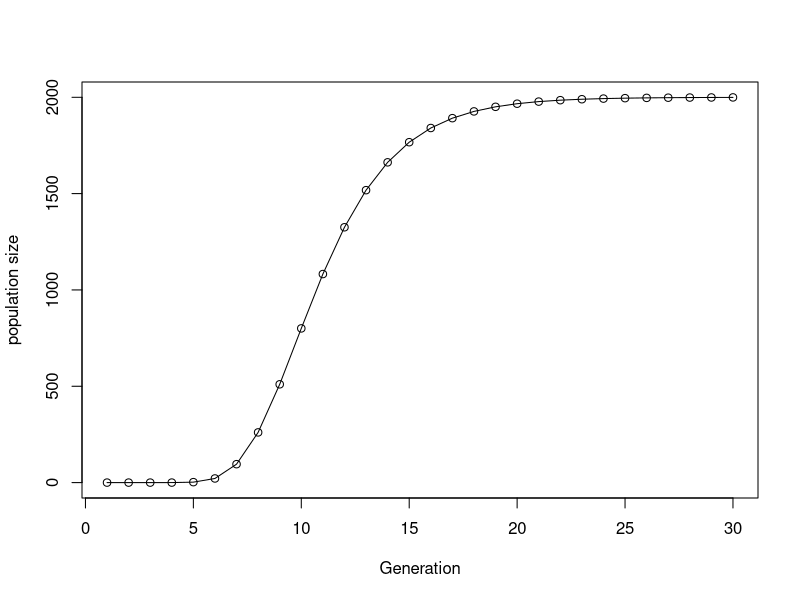
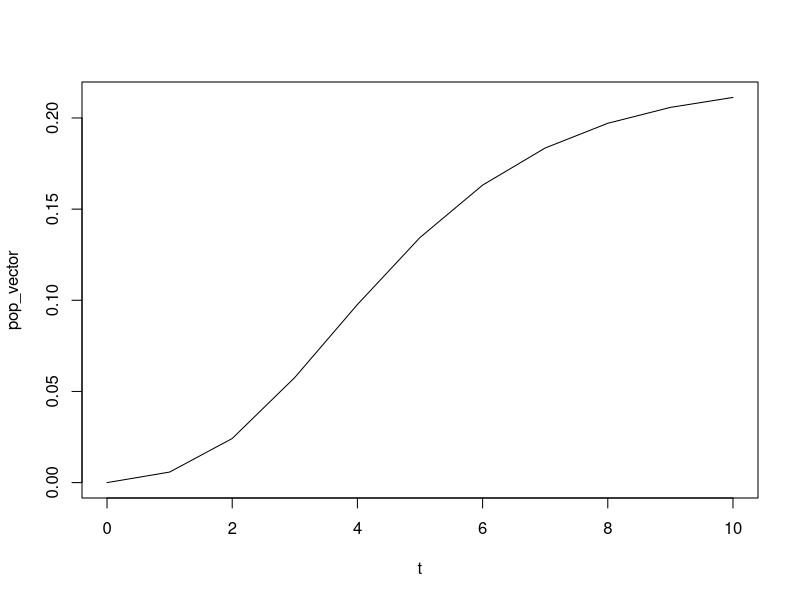

R code for these plots, in order:
# 22 Oct 2016. start 9:20 am

#First some notes from lecture:

# Have to change the acutal index to make changes permanent!
unchanged <- changed <- c("a", "c", "e")
for(each in changed){
  each <- toupper(each)
  print(each)
} 
identical(changed, unchanged) #No change has happened
changed

for(i in 1:length(changed)){
  changed[i] <- toupper(changed[i])
}
identical(changed, unchanged) #Success!
changed

#2.6 Exercises
#1. Write a loop that prints out the numbers from 20 to 10
for (i in 20:10){
  print(i)
}

#2. Write a loop that print out only the numbers from 20 to 10 that are even
is_even <- function(x){
  if (x %% 2 == 0){
    return(TRUE)
  }else{
    return(FALSE)
  }
}

for (i in 20:10){
  if (is_even(i)){
  print(i)
}
}

#3. Write a function that calculates whether a number is a prime number (hint: what does 2 %% 3 give you?)
# The hint didn't help. I had to cheat and copy from internet.


is_prime <- function(num) {
  if (num == 2) {
    TRUE
  } else if (any(num %% 2:(num-1) == 0)) {# see example function of a"any"
    FALSE
  } else { 
    TRUE
  }
}

b <- 37
if(is_prime(b)){
  cat(b, "is prime")
} else {
  cat(b, "is not prime")
}



# 4. Write a loop that prints out the numbers from 1 to 20, printing “Good: NUMBER” if the number is
# divisible by five and “Job: NUMBER” if then number is prime, and nothing otherwise.

div_by_five <- function(x) {
  if(x %% 5 == 0) {
    return(TRUE)
  }else{
    return(FALSE)
  }
}
  

for (i in 1:20){
  if(i == 5){
    cat("Damn Good Job", i, "\n")
  }
  else if (div_by_five(i)){
    cat("Good: ",i, "\n")
  }else if(is_prime(i)){
    cat("job: ", i, "\n")
  }
}

# 4. A biologist is modelling population growth using a Gompertz curve, which is defined as y(t) = a.e−b.e−c.t
# where y is population size, t is time, a and b are parameters, and e is the exponential function. Write
# them a function that calculates population size at any time for any values of its parameters.

pop_size_at_t <- function(t, a, b, c){
  y = a*(exp(-b*(exp(-c*t))))
  return(y)
}
print(pop_size_at_t(194,20,33,22))
# Well, I think the above is working, but have some doubts

# 5. The biologist likes your function so much they want you to write another function that plots the progress
# of the population over a given length of time. Write it for them.

pop_size_over_time <- function(final_time,a,b,c){
  for (i in 1:final_time){
    cat(i, ",", pop_size_at_t(i, a, b, c), "\n")
  }
}
#pop_size_over_time(30,2000,3000,2)# still don't like look of output

# 6. The biologist likes your function so much they want you to write another function that plots the progress
# of the population over a given length of time. Write it for them.


get_pop_growth_list <- function(final_time,a,b,c){
  pop_growth_list <- c()#create empty list
  for (i in 1:final_time){
    current_pop_size <- pop_size_at_t(i, a, b, c)
    pop_growth_list <- c(pop_growth_list, current_pop_size)#add to growing list
  }
  return(pop_growth_list)
}
final_time <- 30
a <- 2000
b <- 50
c <- 0.4
d = get_pop_growth_list(final_time,a,b,c)

plot(d,type="o", col = ifelse(d < a,'black',ifelse(b, 'blue', "red")), xlab="Generation", ylab = "population size") # that was easy

#Here is how Karen Mock did it - she made a vector of time intervals, then looped across them and used them in the plot
# Clever:
GompFun <- function (a,b,c,d) { # a,b,c, constants, d = max time
  t <- 0
  pop_vector <- 0
  time_span <- c(1:d)
  for (i in time_span) {
    t <- c(t,i) # incrementing to make a vector
    pop_size <- a*exp(-b*exp(-c*i)) # within-function variable
    pop_vector <-  c(pop_vector, pop_size) # incrementing to make a vector
  }
  plot(t, pop_vector, type = "l")
}
GompFun(.22,6,.5,10)

#pop_size_over_time(final_time,a,b,c)
# 8. You are beginning to suspect the biologist is taking advantage of you. Modify your function to plot in
# purple any y value that’s above a and b. Hint: try putting 3==3 & 2==2 and 3==4 | 2==2 into an if
# statement and see what you get. Using this construction may make this simpler.

# I am starting to suspect that either my initial function is not working, or I am missing a key element
# taking too much time. I now see that I need to build a separate function to determine col

# 9. Write a function that draws boxes of a specified width and height that look like this (height 3, width 5):
#   *****
#   *   *
#   *****

draw_box <- function(height,width){
  cat(paste(replicate(width, "*"), collapse = "")) #This is the top line
  cat("\n") # new line
  for(i in 3:height){
    cat("*", paste(replicate((width-4), " "), collapse = ""), "*", "\n") # draw the sides for middle rows
  }
  cat(paste(replicate(width, "*"), collapse = ""), "\n") 
}
draw_box(4,14)

#10.
mid <- function(height){
  return (floor((height-2)/2))
}

draw_text_box <- function(height,width, text){
  if(nchar(text) > width-4){
    return("text too long")
  }
  cat(paste(replicate(width, "*"), collapse = "")) #This is the top line
  cat("\n") # new line
  for(i in 1:mid(height)){#draw sides above text
    cat("*", paste(replicate((width-4), " "), collapse = ""), "*", "\n") # draw the sides for middle rows
  }
  cat("*", text, paste(replicate(((width-5)-nchar(text)), " "), collapse = ""), "*","\n")
  for(i in 1:mid(height)){#draw sides below text
    cat("*", paste(replicate((width-4), " "), collapse = ""), "*", "\n") # draw the sides for middle rows
  }
  cat(paste(replicate(width, "*"), collapse = "")) 
}
draw_text_box(9,24, "1234")

# OK - this is getting a bit tedious. I mean, I do see how it is helping with functions and indexing
# I am also noticing that my function is starting to get rather long and I should break it down further

# 12. In ecology, hurdle models are often used to model the abundance of species found on surveys. They
# first model the probability that a species will be present at a site (drawn, for example, from a Bernoulli
# distribution) and then model the abundance for any species that is present 
# (drawn, for example, from the Poisson distribution). Write a function that simulates 
# the abundance of a species at n sites given a probability of presence (p) and that its abundance
# is drawn from a Poisson with a given λ. Hint: there is no Bernoulli distribution in R, but the Bernoulli
# is a special case of what distribution?...

presence <- function(p){
  return(rbinom(1, 1, p))
}
#print(presence(0.5))
#OK - I think that is giving me what I want for first step
#But now we need to hurdle to next step. If present, simulate abundance with 

abundance <- function(p, lam) {
  if(rbinom(1, 1, p) == 1){
    return(rpois(1, lam))
  }else{
    return(0)
  }
}
abundance(0.5, 100.3)# I think that is working.Not sure if this is how you want it implemented

# 13. An ecologist really likes your hurdle function (will you never learn?). Write them a function that simulates
# lots of species (each with their own p and λ) across n sites. Return the results in a matrix where each
# species is a column, and each site a row (this is the standard used for ecology data in R).

# So we input what? output is simulating each species once, so one abundance value?
# I am not sure of the input for this. Do I have a list of lists for each species? 
# p and lambda for each species. Then I run my function n times for each species, 
# where n is the number of sites?
# could run simulation for each species for each site. Or maybe better to run set first param of rpois
# to number of sites?
